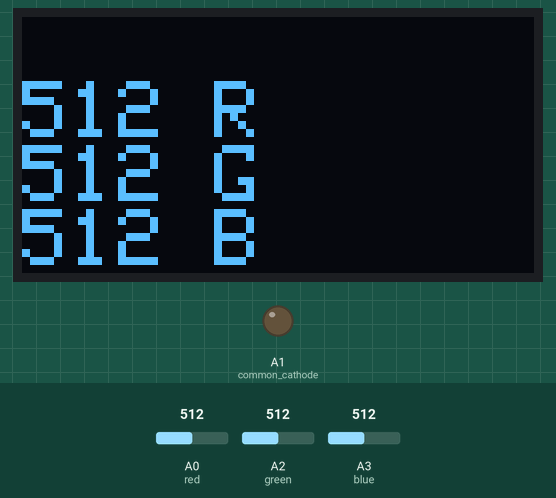
This sketch was run on a simulated Arduino Uno, built with avr-gcc and run on an emulated ATmega328P. On the bench: 128×64 one-colour display, output pins drawn as LEDs (lit = HIGH). Inputs (shaded band) come from the test bench; at power-on: A0 (red) = 512, A2 (green) = 512, A3 (blue) = 512.

Above: at 1.8 s.
1.9 s: A0 (red) set to 716
At 2.8 s:
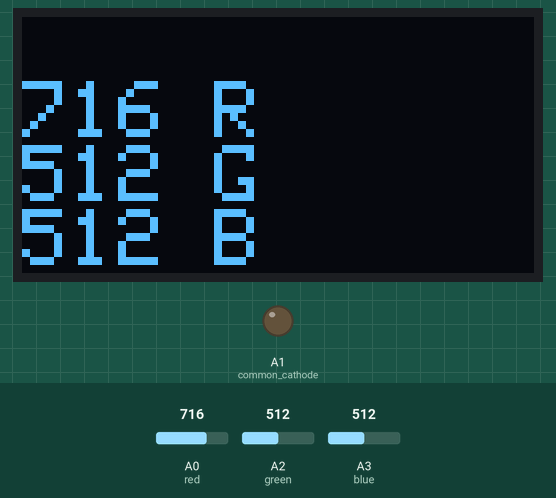
3.6 s: A2 (green) set to 716
At 5.2 s:
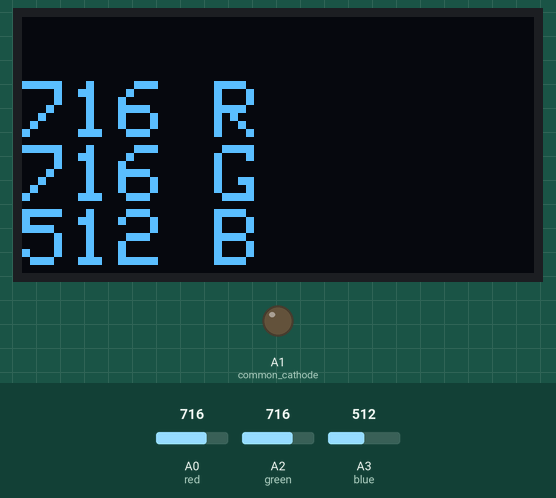
5.6 s: A3 (blue) set to 716
At 7.4 s:
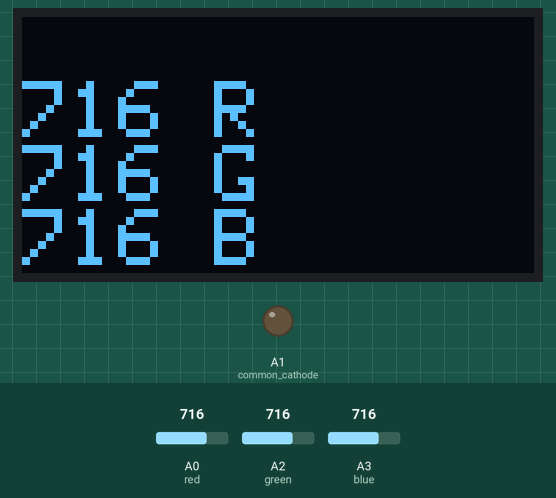
7.7 s: A0 (red) set to 900
At 8.9 s:
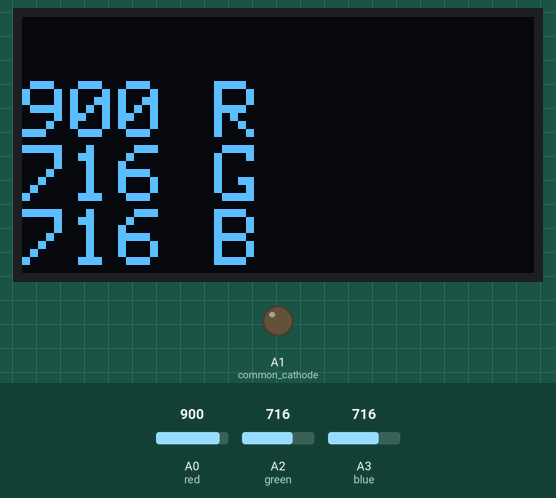
9.7 s: A2 (green) set to 900
At 11.3 s:
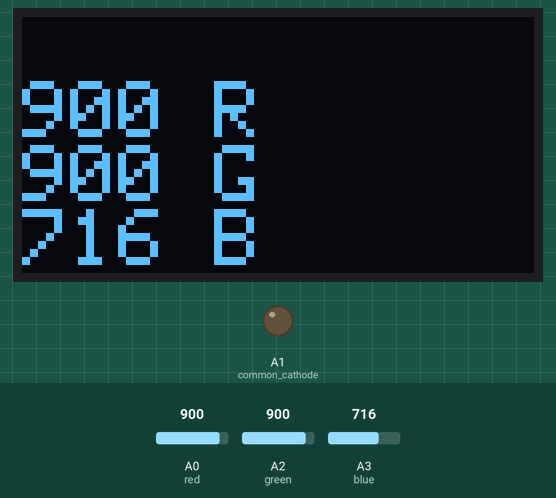
11.8 s: A3 (blue) set to 900
At 13.7 s:
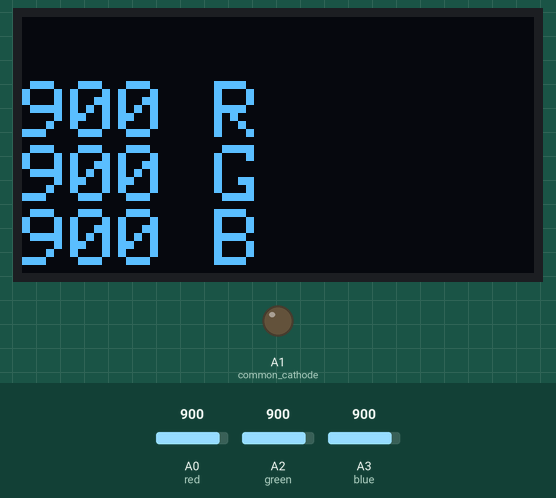
Timing chart, 0 to 14.9 s (numbered marks = the images above; inputs shaded):
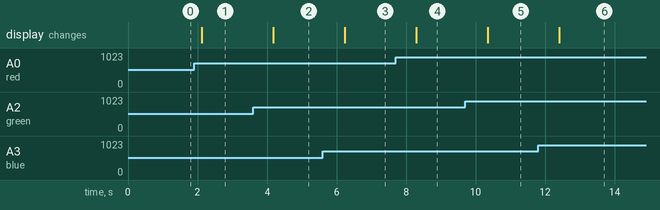

The sketch:

UNO_OLED_RGB_value.ino
```cpp
/* UNO_OLED_RGB_value.ino

RGB LED standalone is in a clear plastic dome housing with 4 leads:
red     (flat spot on plastic housing)
cathode (longest)
green
blue

Red source color Al-GaInP on GaAs substrate LED 650nm peak
Blue source color InGaN LED 468nm peak
Green source color InGaN on Sapphire LED 515nm peak

Insert the RGB LED into 4 adjoining analog inputs
A0 red, A1 cathode, A2 green, A3 blue
then set A1 to Low (GND level) with pinMode(A1, OUTPUT) then digitalWrite(A1, LOW) and
use red, green and blue LEDs as photo receivers via pinMode(color, INPUT) and
int val = analogRead(color)

Arduino + OLED display combo is one of the cleanest ways to show text, sensor data, or
graphics on your projects. The most common module is the 0.96" 128×64 SSD1306 I2C OLED,
which uses only four wires and works on both 3.3V and 5V.

Has 4 pins (l to r):
  1 GND
  2 VCC  +5V
  3 SCL  I2C clock line to UNO pin A5 (use yellow jumber)
  4 SDA  I2C data line  to UNO pin A4

Install via Arduino IDE → Library Manager:
Adafruit SSD1306
Adafruit GFX     (for graphics comes along)

I am using the C++ based Arduino IDE version 2.3.10
Help/Reference brings up potential built-in C++ details

If port is not found unplug/replug USB

*/

#include <Wire.h>
//#include <Adafruit_GFX.h>
#include <Adafruit_SSD1306.h>

#define SCREEN_WIDTH 128
#define SCREEN_HEIGHT 64

Adafruit_SSD1306 display(SCREEN_WIDTH, SCREEN_HEIGHT, &Wire, -1);

void setup() {
  pinMode(A0, INPUT);   // red
  pinMode(A1, OUTPUT);  // common cathode
  pinMode(A2, INPUT);   // green
  pinMode(A3, INPUT);   // blue
  display.begin(SSD1306_SWITCHCAPVCC, 0x3C);  // I2C address
  display.clearDisplay();
  // needed
  display.setTextColor(WHITE);
  // displays 10 characters per text-line for TextSize(2)
  // total 4 text_lines/display panel each 16 pixels heigh
  // displays 21 characters per text-line for TextSize(1)
  // total 8 text-lines/diplay panel each 8 pixels heigh
  display.setTextSize(2);
}

void loop() {
  int red = analogRead(A0);
  int green = analogRead(A2);
  int blue = analogRead(A3);

  display.setCursor(0, 16);
  display.print(red);
  display.print(" R");

  display.setCursor(0, 16 * 2);
  display.print(green);
  display.print(" G");

  display.setCursor(0, 16 * 3);
  display.print(blue);
  display.print(" B");

  display.display();
  delay(1000);  // in milliseconds
  display.clearDisplay();
}
```

Measured:
- after the input at 1.9 s, the display: changes after 0.22 s (image 1)
- after the input at 3.6 s, the display: changes after 0.57 s (image 2)
- after the input at 5.6 s, the display: changes after 0.63 s (image 3)
- after the input at 7.7 s, the display: changes after 0.59 s (image 4)
- after the input at 9.7 s, the display: changes after 0.64 s (image 5)
- after the input at 11.8 s, the display: changes after 0.60 s (image 6)
